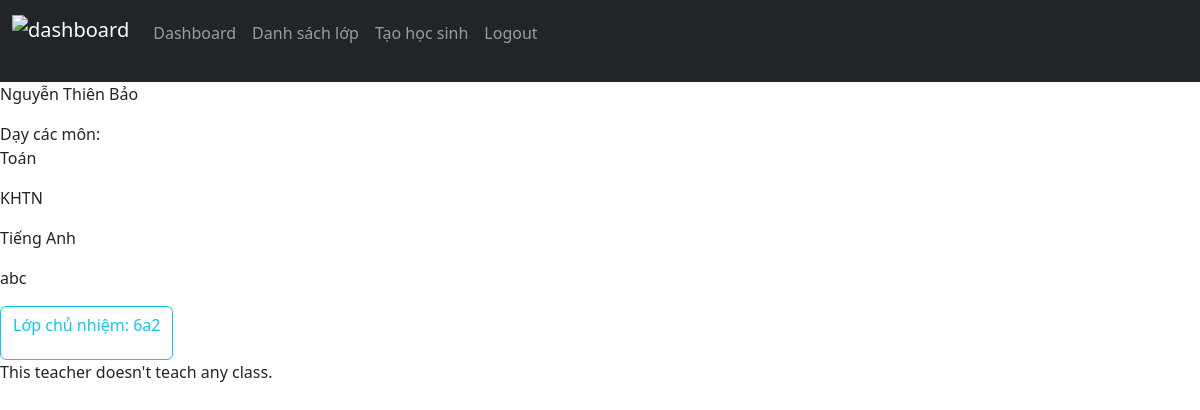
/teacher/2 (signed in), run on an earlier commit of the app's database.
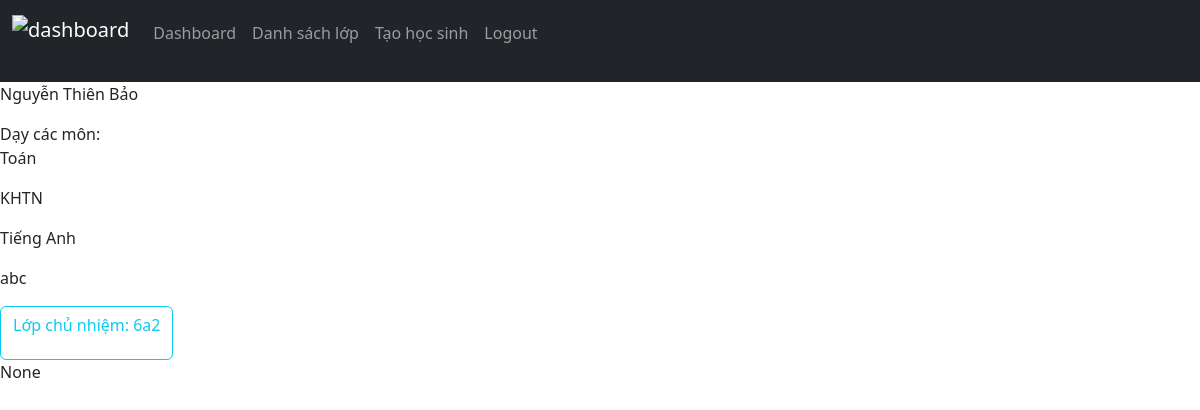
And on a later commit of the database.
### Du_An/models.py (models this page shows, shortened)
class Subject(models.Model):
    name = models.CharField(max_length=150, unique=True)

class ClassSubjectTeacher(models.Model):
    subject = models.ForeignKey(Subject, on_delete=models.CASCADE, related_name="classes")
    teacher = models.ForeignKey(Teacher, on_delete=models.PROTECT, related_name="teaching_classes")

### Du_An/views.py (the view)
# urls.py: path("teacher/<int:teacher_id>", views.view_teacher, name="view_teacher"),
@login_required(login_url="login")
def view_teacher(request, teacher_id):
    if request.method != "GET":
        return HttpResponseNotAllowed("method not allowed")
    try:
        teacher = Teacher.objects.get(pk=teacher_id)
        return render(request, "Du_An/teacher.html", {
            "teacher": teacher
        })
    except Teacher.DoesNotExist:
        return render_error(request, error="Not found",
                            error_message="Doesn't found any teacher with this id") #* Add error_image (a path to a image in static) if wish.

### Du_An/templates/Du_An/teacher.html (shortened to what this page needs)
{% extends 'Du_An/layout.html' %}
{% load static %}
{% block style %}
    <link href="{% static 'Du_An/css/profile.css' %}" rel="stylesheet">
{% endblock %}
{% block body %}
    <div class="teacher">
        <div class="teacherInfo">
            <div class="basicInfo">
                <p class="teacherName"> {{ teacher.full_name }}</p>
                <div class="teacherSubject">
                    Dạy các môn:
                    {% for subject in teacher.subject.all %}
                        <p> {{ subject.name }} </p>
                    {% endfor %}
                </div>
                <p class="teacherContactInfo"> {{ teacher.contact_information }}</p>
                {% if teacher.form_class %}
                    <a class="btn btn-outline-info" href="{% url 'view_class' teacher.form_class.classroom.id %}"><p class="teacherFormClass">Lớp chủ nhiệm: {{ teacher.form_class.classroom.name }} </p></a>
                {% else %}
                    <h3>Chưa có lớp chủ nhiệm</h3>
                {% endif %}
                <div class="teacherTeachingClass">
                    {% for classroom in teacher.teaching_classes.all %}
                        <a class="nav-link" href="{% url 'view_class' classroom.id %}">
                            <p class="teacherFormClass"> {{classroom.classroom.name }} </p>
                        </a>
                    {% empty %}
                    This teacher doesn't teach any class.
                    {% endfor %}
                </div>
            </div>
        </div>
    </div>
{% endblock %}

What changed in the data, as far as the page shows it:
added ClassSubjectTeacher: classroom.name "None"
Also different on the page:
text no longer shown: "This teacher doesn't teach any class."
